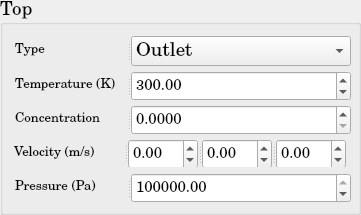
          <widget class="QGroupBox" name="DM_BoundaryCondition_Top">
           <property name="minimumSize">
            <size>
             <width>361</width>
             <height>215</height>
            </size>
           </property>
           <property name="maximumSize">
            <size>
             <width>361</width>
             <height>215</height>
            </size>
           </property>
           <property name="font">
            <font>
             <family>Century Schoolbook L</family>
             <pointsize>14</pointsize>
             <weight>50</weight>
             <bold>false</bold>
            </font>
           </property>
           <property name="title">
            <string>Top</string>
           </property>
           <layout class="QGridLayout" name="gridLayout_33">
            <item row="0" column="0">
             <widget class="QSplitter" name="splitter_76">
              <property name="minimumSize">
               <size>
                <width>338</width>
                <height>30</height>
               </size>
              </property>
              <property name="maximumSize">
               <size>
                <width>331</width>
                <height>30</height>
               </size>
              </property>
              <property name="orientation">
               <enum>Qt::Horizontal</enum>
              </property>
              <widget class="QLabel" name="DM_Type_Top_BC">
               <property name="minimumSize">
                <size>
                 <width>110</width>
                 <height>30</height>
                </size>
               </property>
               <property name="maximumSize">
                <size>
                 <width>110</width>
                 <height>30</height>
                </size>
               </property>
               <property name="text">
                <string>&lt;html&gt;&lt;head/&gt;&lt;body&gt;&lt;p&gt;&lt;span style=&quot; font-size:10pt;&quot;&gt;Type&lt;/span&gt;&lt;/p&gt;&lt;/body&gt;&lt;/html&gt;</string>
               </property>
              </widget>
              <widget class="QComboBox" name="DM_Type_Top_BC_ComboBox">
               <property name="minimumSize">
                <size>
                 <width>220</width>
                 <height>30</height>
                </size>
               </property>
               <property name="maximumSize">
                <size>
                 <width>220</width>
                 <height>30</height>
                </size>
               </property>
               <item>
                <property name="text">
                 <string>Outlet</string>
                </property>
               </item>
               <item>
                <property name="text">
                 <string>Wall</string>
                </property>
               </item>
               <item>
                <property name="text">
                 <string>Inlet</string>
                </property>
               </item>
               <item>
                <property name="text">
                 <string>Neumann</string>
                </property>
               </item>
               <item>
                <property name="text">
                 <string>Dirichlet</string>
                </property>
               </item>
              </widget>
             </widget>
            </item>
            <item row="1" column="0">
             <widget class="QSplitter" name="splitter_77">
              <property name="minimumSize">
               <size>
                <width>338</width>
                <height>30</height>
               </size>
              </property>
              <property name="maximumSize">
               <size>
                <width>331</width>
                <height>30</height>
               </size>
              </property>
              <property name="orientation">
               <enum>Qt::Horizontal</enum>
              </property>
              <widget class="QLabel" name="DM_Temperature_Top_BC">
               <property name="minimumSize">
                <size>
                 <width>110</width>
                 <height>30</height>
                </size>
               </property>
               <property name="maximumSize">
                <size>
                 <width>110</width>
                 <height>30</height>
                </size>
               </property>
               <property name="text">
                <string>&lt;html&gt;&lt;head/&gt;&lt;body&gt;&lt;p&gt;&lt;span style=&quot; font-size:10pt;&quot;&gt;Temperature (K)&lt;/span&gt;&lt;/p&gt;&lt;/body&gt;&lt;/html&gt;</string>
               </property>
              </widget>
              <widget class="QDoubleSpinBox" name="DM_Temperature_Top_BC_doubleSpinBox">
               <property name="minimumSize">
                <size>
                 <width>220</width>
                 <height>30</height>
                </size>
               </property>
               <property name="maximumSize">
                <size>
                 <width>220</width>
                 <height>30</height>
                </size>
               </property>
               <property name="font">
                <font>
                 <pointsize>11</pointsize>
                </font>
               </property>
               <property name="maximum">
                <double>1000000000.000000000000000</double>
               </property>
               <property name="value">
                <double>300.000000000000000</double>
               </property>
              </widget>
             </widget>
            </item>
            <item row="2" column="0">
             <widget class="QSplitter" name="splitter_102">
              <property name="minimumSize">
               <size>
                <width>338</width>
                <height>30</height>
               </size>
              </property>
              <property name="maximumSize">
               <size>
                <width>331</width>
                <height>30</height>
               </size>
              </property>
              <property name="orientation">
               <enum>Qt::Horizontal</enum>
              </property>
              <widget class="QLabel" name="DM_Concentration_Top_BC">
               <property name="minimumSize">
                <size>
                 <width>110</width>
                 <height>30</height>
                </size>
               </property>
               <property name="maximumSize">
                <size>
                 <width>110</width>
                 <height>30</height>
                </size>
               </property>
               <property name="text">
                <string>&lt;html&gt;&lt;head/&gt;&lt;body&gt;&lt;p&gt;&lt;span style=&quot; font-size:10pt;&quot;&gt;Concentration&lt;/span&gt;&lt;/p&gt;&lt;/body&gt;&lt;/html&gt;</string>
               </property>
              </widget>
              <widget class="QDoubleSpinBox" name="DM_Concentration_Top_BC_doubleSpinBox">
               <property name="minimumSize">
                <size>
                 <width>220</width>
                 <height>30</height>
                </size>
               </property>
               <property name="maximumSize">
                <size>
                 <width>220</width>
                 <height>30</height>
                </size>
               </property>
               <property name="font">
                <font>
                 <pointsize>11</pointsize>
                </font>
               </property>
               <property name="decimals">
                <number>4</number>
               </property>
               <property name="maximum">
                <double>1.000000000000000</double>
               </property>
               <property name="singleStep">
                <double>0.010000000000000</double>
               </property>
              </widget>
             </widget>
            </item>
            <item row="3" column="0">
             <widget class="QSplitter" name="splitter_78">
              <property name="orientation">
               <enum>Qt::Horizontal</enum>
              </property>
              <widget class="QLabel" name="DM_Velocity_Top_BC">
               <property name="minimumSize">
                <size>
                 <width>110</width>
                 <height>30</height>
                </size>
               </property>
               <property name="maximumSize">
                <size>
                 <width>110</width>
                 <height>30</height>
                </size>
               </property>
               <property name="text">
                <string>&lt;html&gt;&lt;head/&gt;&lt;body&gt;&lt;p&gt;&lt;span style=&quot; font-size:10pt;&quot;&gt;Velocity (m/s)&lt;/span&gt;&lt;/p&gt;&lt;/body&gt;&lt;/html&gt;</string>
               </property>
              </widget>
              <widget class="QSplitter" name="splitter_79">
               <property name="minimumSize">
                <size>
                 <width>220</width>
                 <height>30</height>
                </size>
               </property>
               <property name="maximumSize">
                <size>
                 <width>212</width>
                 <height>30</height>
                </size>
               </property>
               <property name="orientation">
                <enum>Qt::Horizontal</enum>
               </property>
               <widget class="QDoubleSpinBox" name="DM_Velocity_1d_Top_BC_doubleSpinBox">
                <property name="minimumSize">
                 <size>
                  <width>68</width>
                  <height>30</height>
                 </size>
                </property>
                <property name="maximumSize">
                 <size>
                  <width>70</width>
                  <height>30</height>
                 </size>
                </property>
                <property name="font">
                 <font>
                  <pointsize>11</pointsize>
                 </font>
                </property>
                <property name="minimum">
                 <double>-1000000000.000000000000000</double>
                </property>
                <property name="maximum">
                 <double>1000000000.000000000000000</double>
                </property>
               </widget>
               <widget class="QDoubleSpinBox" name="DM_Velocity_2d_Top_BC_doubleSpinBox">
                <property name="minimumSize">
                 <size>
                  <width>68</width>
                  <height>30</height>
                 </size>
                </property>
                <property name="maximumSize">
                 <size>
                  <width>70</width>
                  <height>30</height>
                 </size>
                </property>
                <property name="font">
                 <font>
                  <pointsize>11</pointsize>
                 </font>
                </property>
                <property name="minimum">
                 <double>-1000000000.000000000000000</double>
                </property>
                <property name="maximum">
                 <double>1000000000.000000000000000</double>
                </property>
               </widget>
               <widget class="QDoubleSpinBox" name="DM_Velocity_3d_Top_BC_doubleSpinBox">
                <property name="minimumSize">
                 <size>
                  <width>68</width>
                  <height>30</height>
                 </size>
                </property>
                <property name="maximumSize">
                 <size>
                  <width>70</width>
                  <height>30</height>
                 </size>
                </property>
                <property name="font">
                 <font>
                  <pointsize>11</pointsize>
                 </font>
                </property>
                <property name="minimum">
                 <double>-1000000000.000000000000000</double>
                </property>
                <property name="maximum">
                 <double>1000000000.000000000000000</double>
                </property>
               </widget>
              </widget>
             </widget>
            </item>
            <item row="4" column="0">
             <widget class="QSplitter" name="splitter_80">
              <property name="minimumSize">
               <size>
                <width>338</width>
                <height>30</height>
               </size>
              </property>
              <property name="maximumSize">
               <size>
                <width>331</width>
                <height>30</height>
               </size>
              </property>
              <property name="orientation">
               <enum>Qt::Horizontal</enum>
              </property>
              <widget class="QLabel" name="DM_Pressure_Top_BC">
               <property name="minimumSize">
                <size>
                 <width>110</width>
                 <height>30</height>
                </size>
               </property>
               <property name="maximumSize">
                <size>
                 <width>110</width>
                 <height>30</height>
                </size>
               </property>
               <property name="text">
                <string>&lt;html&gt;&lt;head/&gt;&lt;body&gt;&lt;p&gt;&lt;span style=&quot; font-size:10pt;&quot;&gt;Pressure (Pa)&lt;/span&gt;&lt;/p&gt;&lt;/body&gt;&lt;/html&gt;</string>
               </property>
              </widget>
              <widget class="QDoubleSpinBox" name="DM_Pressure_Top_BC_doubleSpinBox">
               <property name="minimumSize">
                <size>
                 <width>220</width>
                 <height>30</height>
                </size>
               </property>
               <property name="maximumSize">
                <size>
                 <width>220</width>
                 <height>30</height>
                </size>
               </property>
               <property name="font">
                <font>
                 <pointsize>11</pointsize>
                </font>
               </property>
               <property name="maximum">
                <double>1000000000.000000000000000</double>
               </property>
               <property name="value">
                <double>100000.000000000000000</double>
               </property>
              </widget>
             </widget>
            </item>
           </layout>
          </widget>
